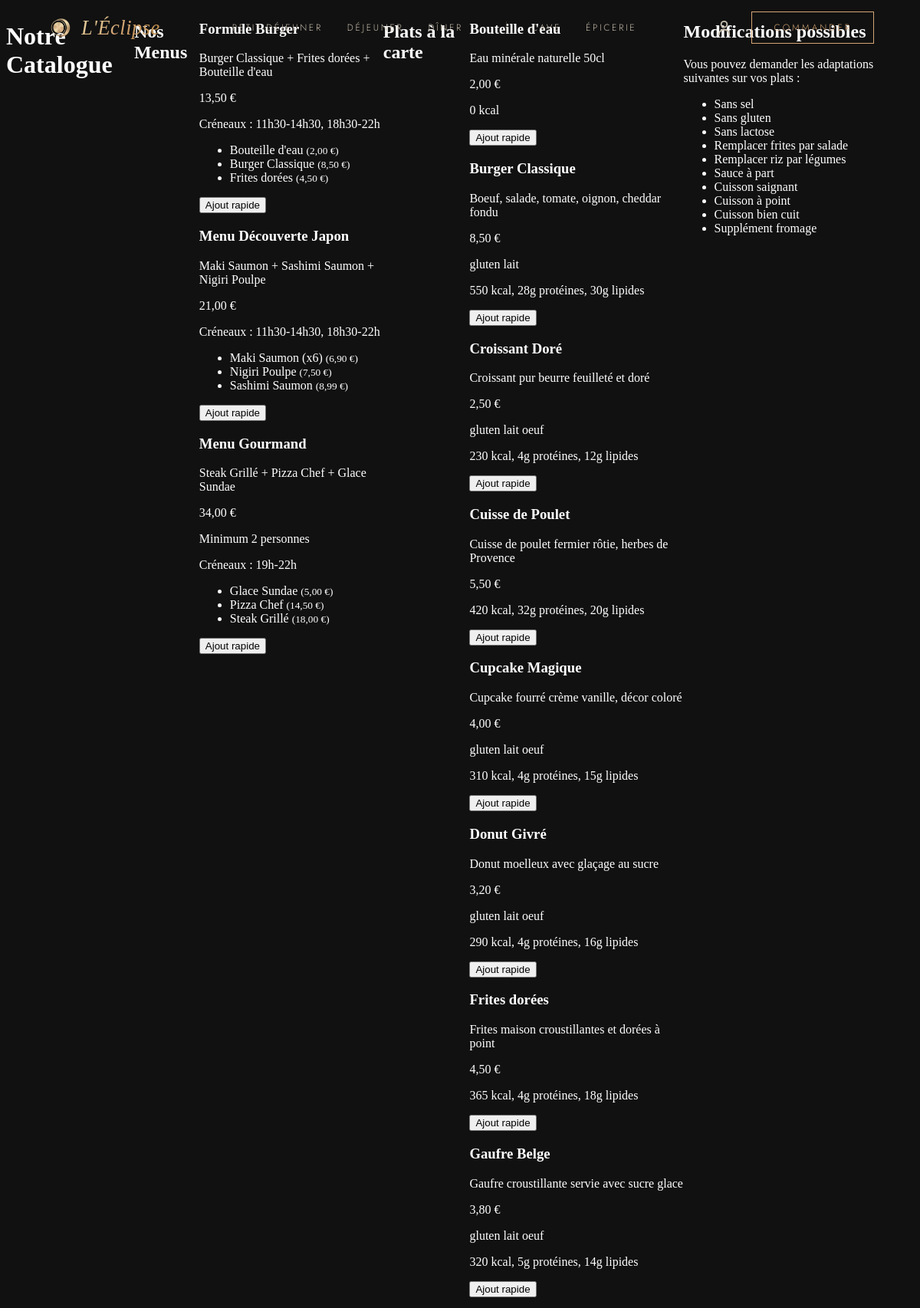
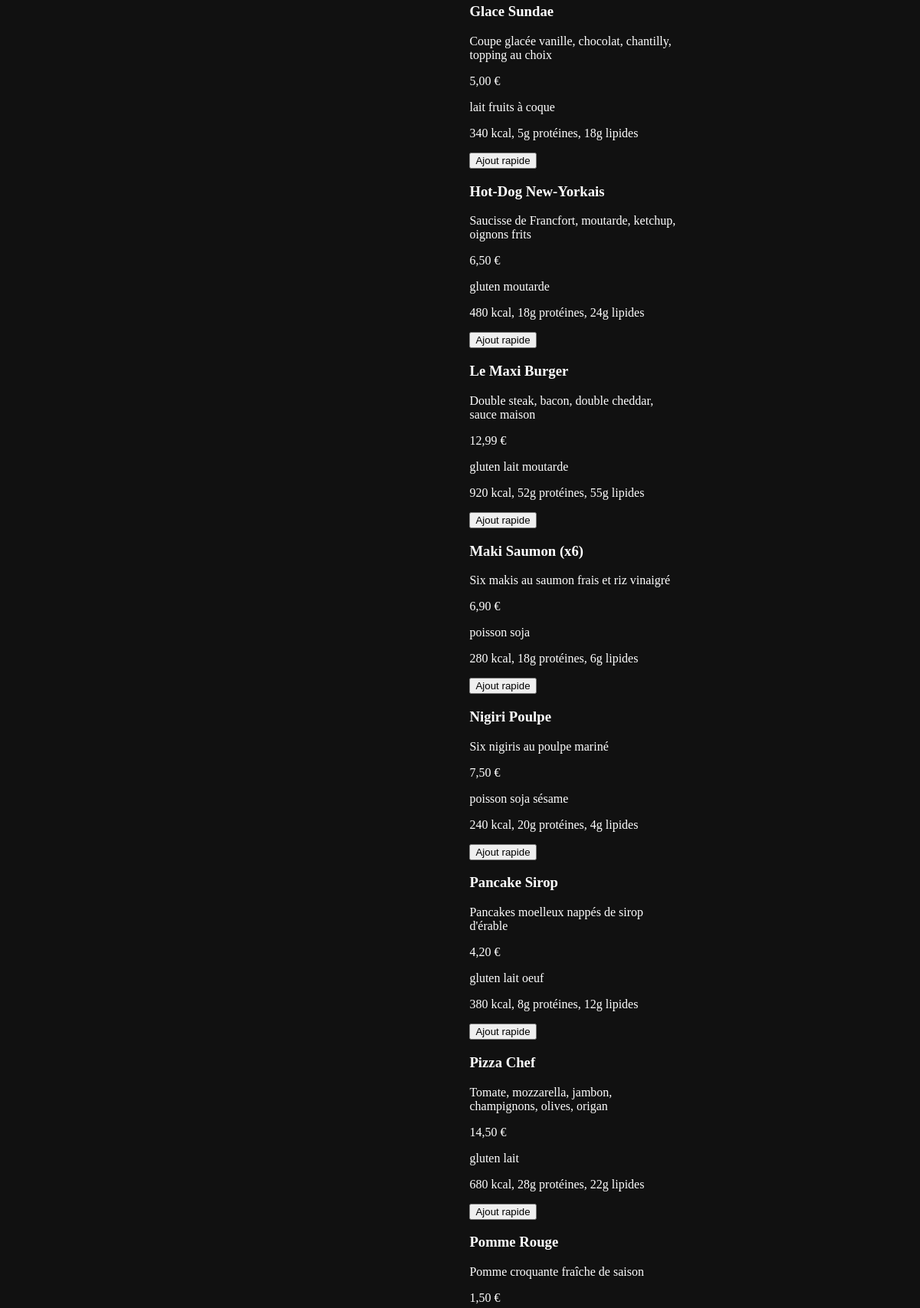
The page /catalogue.php (upper part) on the database its author committed (2 pictures, top to bottom).
### tables this page shows
CREATE TABLE menus (id INTEGER PRIMARY KEY AUTOINCREMENT, name TEXT NOT NULL, description TEXT, total_price REAL NOT NULL, min_people INTEGER DEFAULT 1, time_slots TEXT);

CREATE TABLE dishes (id INTEGER PRIMARY KEY AUTOINCREMENT, name TEXT NOT NULL, description TEXT, price REAL NOT NULL, allergens TEXT, nutritional_info TEXT);

CREATE TABLE options (id INTEGER PRIMARY KEY AUTOINCREMENT, name TEXT NOT NULL);

### functions.php (called while the page is built, shortened)
<?php
function h($string) {
    return htmlspecialchars($string ?? '', ENT_QUOTES, 'UTF-8');
}

### catalogue.php (the view, shortened to what this page needs)
<?php
require_once 'functions.php';
$pdo = getDatabaseConnection();
$menus = $pdo->query("SELECT * FROM menus ORDER BY name")->fetchAll(PDO::FETCH_ASSOC);
$stmtMenuDishes = $pdo->prepare("
    SELECT d.*
    FROM dishes d
    INNER JOIN menu_dishes md ON md.dish_id = d.id
    WHERE md.menu_id = :menu_id
    ORDER BY d.name
");
foreach ($menus as &$menu) {
    $stmtMenuDishes->execute(['menu_id' => $menu['id']]);
    $menu['dishes'] = $stmtMenuDishes->fetchAll(PDO::FETCH_ASSOC);
}
$alaCarte = $pdo->query("
    SELECT * FROM dishes
    WHERE id NOT IN (SELECT dish_id FROM menu_dishes)
    ORDER BY name
")->fetchAll(PDO::FETCH_ASSOC);
$allDishes = $pdo->query("SELECT * FROM dishes ORDER BY name")->fetchAll(PDO::FETCH_ASSOC);
$options = $pdo->query("SELECT * FROM options ORDER BY id")->fetchAll(PDO::FETCH_ASSOC);
?>
<?php include 'includes/header.php'; ?>
    <h1>Notre Catalogue</h1>
    <h2>Nos Menus</h2>
    <?php if (empty($menus)): ?>
        <p>Aucun menu disponible pour le moment.</p>
    <?php else: ?>
        <div class="card-grid">
            <?php foreach ($menus as $menu): ?>
                <div class="card" id="menu-<?= $menu['id'] ?>">
                    <h3><?= h($menu['name']) ?></h3>
                    <?php if (!empty($menu['description'])): ?>
                        <p><?= h($menu['description']) ?></p>
                    <?php endif; ?>
                    <span class="price"><?= number_format($menu['total_price'], 2, ',', ' ') ?> €</span>
                    <?php if (!empty($menu['min_people']) && $menu['min_people'] > 1): ?>
                        <p class="meta">Minimum <?= (int) $menu['min_people'] ?> personnes</p>
                    <?php endif; ?>
                    <?php if (!empty($menu['time_slots'])): ?>
                        <p class="meta">Créneaux : <?= h($menu['time_slots']) ?></p>
                    <?php endif; ?>
                    <?php if (!empty($menu['dishes'])): ?>
                        <ul class="menu-dishes">
                            <?php foreach ($menu['dishes'] as $dish): ?>
                                <li>
                                    <?= h($dish['name']) ?>
                                    <small>(<?= number_format($dish['price'], 2, ',', ' ') ?> €)</small>
                                </li>
                            <?php endforeach; ?>
                        </ul>
                    <?php endif; ?>
                    <form action="panier.php" method="post">
                        <button type="submit">Ajout rapide</button>
                    </form>
                </div>
            <?php endforeach; ?>
        </div>
    <?php endif; ?>
    <h2>Plats à la carte</h2>
    <?php if (empty($allDishes)): ?>
        <p>Aucun plat disponible pour le moment.</p>
    <?php else: ?>
        <div class="card-grid">
            <?php foreach ($allDishes as $dish): ?>
                <div class="card" id="dish-<?= $dish['id'] ?>">
                    <h3><?= h($dish['name']) ?></h3>
                    <?php if (!empty($dish['description'])): ?>
                        <p><?= h($dish['description']) ?></p>
                    <?php endif; ?>
                    <span class="price"><?= number_format($dish['price'], 2, ',', ' ') ?> €</span>
                    <?php if (!empty($dish['allergens'])): ?>
                        <p class="allergens">
                            <?php foreach (explode(',', $dish['allergens']) as $allergen): ?>
                                <span><?= h(trim($allergen)) ?></span>
                            <?php endforeach; ?>
                        </p>
                    <?php endif; ?>
                    <?php if (!empty($dish['nutritional_info'])): ?>
                        <p class="nutri"><?= h($dish['nutritional_info']) ?></p>
                    <?php endif; ?>
                    <form action="panier.php" method="post">
                        <button type="submit">Ajout rapide</button>
                    </form>
                </div>
            <?php endforeach; ?>
        </div>
    <?php endif; ?>
    <div class="options-section">
        <h2>Modifications possibles</h2>
        <p>Vous pouvez demander les adaptations suivantes sur vos plats :</p>
        <ul class="options-list">
            <?php foreach ($options as $option): ?>
                <li id="option-<?= $option['id'] ?>"><?= h($option['name']) ?></li>
            <?php endforeach; ?>
        </ul>
    </div>
<?php include 'includes/footer.php'; ?>

### assets/css/style.css (style rules this page uses)
body { background-color: #111111; color: white; display: flex; justify-content: center; }

### assets/css/navbar.css (style rules this page uses)
:root { --black: #161412; --beige: #f4ece0; --beige-soft: #c7bdac; --beige-mute: #8a8175; --gold: #d4a574; --gold-dark: #b8863f; --border: rgba(255, 255, 255, 0.06); --gold-line: rgba(232, 212, 163, 0.18); --gold-grad: linear-gradient(135deg, #e8d4a3, #d4a574, #b8863f); --font-display: 'Cormorant Garamond', Georgia, serif; --font-sc: 'Cormorant SC', serif; --font-body: 'EB Garamond', Georgia, serif; --font-ui: 'Jost', sans-serif; --nav-bg: rgba(22, 20, 18, 0.95); }

### rows shown on the page
menus: name "Formule Burger", description "Burger Classique + Frites dorées + Bouteille d'eau", total_price "13,50", time_slots "11h30-14h30, 18h30-22h"
dishes: name "Bouteille d'eau", price "2,00", description "Eau minérale naturelle 50cl", nutritional_info "0 kcal"
dishes: name "Burger Classique", price "8,50", description "Boeuf, salade, tomate, oignon, cheddar fondu", allergens "gluten", allergens "lait", nutritional_info "550 kcal, 28g protéines, 30g lipides"
dishes: name "Frites dorées", price "4,50", description "Frites maison croustillantes et dorées à point", nutritional_info "365 kcal, 4g protéines, 18g lipides"
menus: name "Menu Découverte Japon", description "Maki Saumon + Sashimi Saumon + Nigiri Poulpe", total_price "21,00", time_slots "11h30-14h30, 18h30-22h"
dishes: name "Maki Saumon (x6)", price "6,90", description "Six makis au saumon frais et riz vinaigré", allergens "poisson", allergens "soja", nutritional_info "280 kcal, 18g protéines, 6g lipides"
dishes: name "Nigiri Poulpe", price "7,50", description "Six nigiris au poulpe mariné", allergens "poisson", allergens "soja", allergens "sésame", nutritional_info "240 kcal, 20g protéines, 4g lipides"
dishes: name "Sashimi Saumon", price "8,99"
menus: name "Menu Gourmand", description "Steak Grillé + Pizza Chef + Glace Sundae", total_price "34,00", min_people "2", time_slots "19h-22h"
dishes: name "Glace Sundae", price "5,00", description "Coupe glacée vanille, chocolat, chantilly, topping au choix", allergens "lait", allergens "fruits à coque", nutritional_info "340 kcal, 5g protéines, 18g lipides"
dishes: name "Pizza Chef", price "14,50", description "Tomate, mozzarella, jambon, champignons, olives, origan", allergens "gluten", allergens "lait", nutritional_info "680 kcal, 28g protéines, 22g lipides"
dishes: name "Steak Grillé", price "18,00"
dishes: name "Croissant Doré", description "Croissant pur beurre feuilleté et doré", price "2,50", allergens "gluten", allergens "lait", allergens "oeuf", nutritional_info "230 kcal, 4g protéines, 12g lipides"
dishes: name "Cuisse de Poulet", description "Cuisse de poulet fermier rôtie, herbes de Provence", price "5,50", nutritional_info "420 kcal, 32g protéines, 20g lipides"
dishes: name "Cupcake Magique", description "Cupcake fourré crème vanille, décor coloré", price "4,00", allergens "gluten", allergens "lait", allergens "oeuf", nutritional_info "310 kcal, 4g protéines, 15g lipides"
dishes: name "Donut Givré", description "Donut moelleux avec glaçage au sucre", price "3,20", allergens "gluten", allergens "lait", allergens "oeuf", nutritional_info "290 kcal, 4g protéines, 16g lipides"
dishes: name "Gaufre Belge", description "Gaufre croustillante servie avec sucre glace", price "3,80", allergens "gluten", allergens "lait", allergens "oeuf", nutritional_info "320 kcal, 5g protéines, 14g lipides"
dishes: name "Hot-Dog New-Yorkais", description "Saucisse de Francfort, moutarde, ketchup, oignons frits", price "6,50", allergens "gluten", allergens "moutarde", nutritional_info "480 kcal, 18g protéines, 24g lipides"
dishes: name "Le Maxi Burger", description "Double steak, bacon, double cheddar, sauce maison", price "12,99", allergens "gluten", allergens "lait", allergens "moutarde", nutritional_info "920 kcal, 52g protéines, 55g lipides"
dishes: name "Pancake Sirop", description "Pancakes moelleux nappés de sirop d'érable", price "4,20", allergens "gluten", allergens "lait", allergens "oeuf", nutritional_info "380 kcal, 8g protéines, 12g lipides"
dishes: name "Pomme Rouge", description "Pomme croquante fraîche de saison", price "1,50"
options: name "Sans sel"
options: name "Sans gluten"
options: name "Sans lactose"
options: name "Remplacer frites par salade"
options: name "Remplacer riz par légumes"
options: name "Sauce à part"
options: name "Cuisson saignant"
options: name "Cuisson à point"
options: name "Cuisson bien cuit"
options: name "Supplément fromage"
